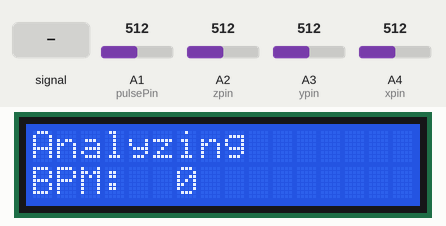
The sketch below on a simulated Arduino Uno, built with avr-gcc and run on an emulated ATmega328P. Shown: 16×2 character LCD. The inputs (shaded band) are chosen by the test bench; at power-on: A1 (pulsePin) = 512, A2 (zpin) = 512, A3 (ypin) = 512, A4 (xpin) = 512. What the sketch prints to the serial monitor is not drawn.

Above: at 1.5 s.
1.6 s: A1 (pulsePin) fed a 200 Hz sine of ±81 counts around its level
At 3.2 s:
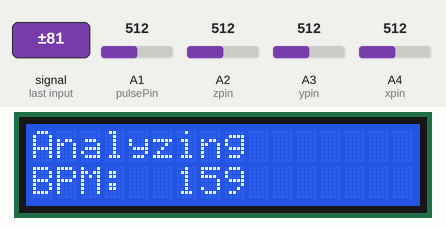
4.1 s: A1 (pulsePin) set to 30
At 5.0 s:
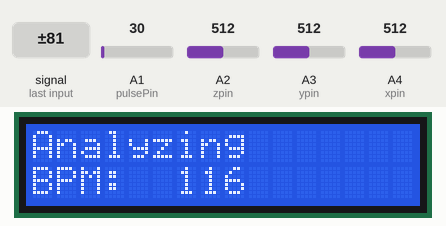
5.6 s: A2 (zpin) set to 529
8.6 s: A2 (zpin) set to 550
Timing chart, 0 to 11.6 s (numbered marks = the images above; inputs shaded):
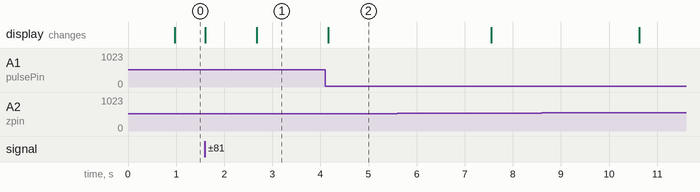

The sketch:

AccelPulseSensor.ino
```cpp
/*
 *  Biodev
 *  Pulse Sensor Monitor
 *  October 2016
 */


#include <LiquidCrystal.h>


// select the pins used on the LCD panel
LiquidCrystal lcd(8, 9, 4, 5, 6, 7);


int pulsePin = 1;

// Volatile Variables, used in the interrupt service routine
volatile int BPM;                   // calculated heart rate, beats per minute
volatile int Signal;                // incoming raw data
volatile int IBI = 600;             // int that holds the time interval between beats
volatile bool Pulse = false;
//volatile int powerPin = A2;
bool Flag = false;

void setup(){

  // initialize the serial communications:
  Serial.begin(9600);

  //pinMode(powerPin, OUTPUT);

  interruptSetup();               // sets up to read Pulse Sensor signal every 2mS

  lcd.begin(16, 2);              // start the library
  lcd.setCursor(0,0);
  lcd.print("Analyzing");

}


void loop(){
 acceleration();

 if(Flag == true){
  //Try printing out to second line of LCD here
  lcd.clear();
  lcd.setCursor(0,0);
  lcd.print("Analyzing");
  lcd.setCursor(0,1);
  lcd.print("BPM:"); // print a simple message
  lcd.setCursor(6,1);
  lcd.print(BPM);
  Serial.print("BPM: ");
  Serial.print(BPM);
  Serial.print("\n");
 }

  if(Flag == false){
  Serial.print("moving");
  Serial.print("\n");
  }


  /*
  //Serial.print("Signal: ");
  Serial.print(Signal);                         // serial print serial for testing
  Serial.print("\n");
  Serial.print("\n");
  Serial.print(IBI);                         // serial print serial for testing
  Serial.print("\n");
  delay(2);
  */


  delay(100);


}
```

Interrupt.ino
```cpp
/*
 *  Biodev
 *  Pulse Sensor Monitor
 *  Interrupt
 *  October 2016
 */


volatile int IBI_array[10] = {};                 // array to hold last ten IBI values
volatile unsigned long sampleCounter = 0;        // used to determine pulse timing
volatile unsigned long lastBeatTime = 0;         // used to find IBI
volatile int Peak = 550;                         // used to find peak in pulse wave, seeded
volatile int Trough = 500;                       // used to find trough in pulse wave, seeded
volatile int Thresh = 550;                    // used to check if meeting a threshold, seeded


void interruptSetup(){
  // Initializes Timer2 to throw an interrupt every 2mS.
  TCCR2A = 0x02;                                // DISABLE PWM ON DIGITAL PINS 3 AND 11, AND GO INTO CTC MODE
  TCCR2B = 0x06;                                // DON'T FORCE COMPARE, 256 PRESCALER
  OCR2A = 0X7C;                                 // SET THE TOP OF THE COUNT TO 124 FOR 500Hz SAMPLE RATE
  TIMSK2 = 0x02;                                // ENABLE INTERRUPT ON MATCH BETWEEN TIMER2 AND OCR2A
  sei();                                        // MAKE SURE GLOBAL INTERRUPTS ARE ENABLED

  for(int i=0; i<10; i++){
      IBI_array[i] = 150;
  }

}


// TIMER 2 INTERRUPT SERVICE ROUTINE.
// Timer 2 takes a reading every 2 miliseconds
ISR(TIMER2_COMPA_vect){                         // triggered when Timer2 counts to 124
  cli();                                        // disable interrupts while we do this

  //digitalWrite(powerPin, HIGH);

  sampleCounter += 2;                           // keep track of the time in mS with this variable
  int N = sampleCounter - lastBeatTime;         // monitor the time since the last beat to avoid noise


  Signal = analogRead(pulsePin);                // read the Pulse Sensor


  if(N>250 && Signal < Trough){
    Trough = Signal;
  }

  if(Signal > Thresh && Signal < Peak){
    Peak = Signal;
  }

  if(N>250){

    if((Signal > Thresh) && (N>(3*IBI/5)) && (Pulse == false)){
      Pulse = true;

      IBI = sampleCounter - lastBeatTime;
      lastBeatTime = sampleCounter;

      word IBI_average = 0;                       // clear the runningTotal variable

      for(int i=0; i<=8; i++){                    // shift data in the rate array
        IBI_array[i] = IBI_array[i+1];
        IBI_average += IBI_array[i];
      }

      IBI_array[9] = IBI;
      IBI_average += IBI_array[9];
      IBI_average /= 10;                          // average the last 10 IBI values
      BPM = 60000/IBI_average;                    // BPM is calculated from IBI_average

    }
  }

  if(Signal < Thresh && Pulse == true){

    Pulse = false;
    Thresh = (Peak-Trough)/2;
    Peak = Thresh;
    Trough = Thresh;

  }

  if(N > 2500){

    Thresh = 500;
    Peak = 500;
    Trough = 500;
    lastBeatTime = sampleCounter;

  }


  /*

  if((N > (IBI/5)*3) && Signal < Threshold){    // avoid dichrotic noise by waiting 3/5 of last IBI
    if (Signal < Trough){
      Trough = Signal;                          // keep track of lowest point in pulse wave
    }
  }

  if(Signal > Peak && Signal > Threshold){
    Peak = Signal;
  }


  if ((N > (IBI/5)*3) && (Signal > Threshold)){  // avoid high frequency noise

    PulseFound = true;

    IBI = sampleCounter - lastBeatTime;         // measure time between beats in mS
    lastBeatTime = sampleCounter;               // keep track of time for next pulse

    word IBI_average = 0;                       // clear the runningTotal variable

    for(int i=0; i<=8; i++){                    // shift data in the rate array
      IBI_array[i] = IBI_array[i+1];
      IBI_average += IBI_array[i];
    }

    IBI_array[9] = IBI;
    IBI_average += IBI_array[9];
    IBI_average /= 10;                          // average the last 10 IBI values
    BPM = 60000/IBI_average;                    // BPM is calculated from IBI_average

    Threshold = 3*Peak/5;                       // set threshold to 3/5 of the Peak

    lastBeatTime = sampleCounter;               // set lastBeatTime to current time
  }


  if(N>500){
    lastBeatTime = sampleCounter;
    Peak = 300;
    Trough = 300;
    Threshold = 300;
  }


  //digitalWrite(powerPin, LOW);

  */

  sei();                                        // enable interrupts
}// end isr
```

accelerometerCode.ino
```cpp
const int groundpin = A1;             // analog input pin 0 -- ground
const int powerpin = A5;              // analog input pin 4 -- voltage
const int xpin = A4;                  // x-axis of the accelerometer
const int ypin = A3;                  // y-axis
const int zpin = A2;                  // z-axis (only on 3-axis models)

const int arraySize = 10;
int Xvalues[arraySize];
int Yvalues[arraySize];
int Zvalues[arraySize];
int i = 0;
int j = 0;
int k = 0;
int Xsum = 0;
int Ysum = 0;
int Zsum = 0;


/*void setup(){
  Serial.begin(9600);
}*/
void acceleration(){
  if (i< arraySize){
    Xvalues[i] = analogRead(xpin);
    Xsum = Xsum + Xvalues[i];
    i++;
    //Flag = false;
  }

  if(i == arraySize){
    if(analogRead(xpin)/(float)(Xsum/arraySize) < 0.95 || analogRead(xpin)/(float)(Xsum/arraySize) > 1.05){
     i = 0;
     Xsum = 0;
     Flag = false;
  }else{
    Flag = true;
  }
  }

  if (j< arraySize){
    Yvalues[j] = analogRead(ypin);
    Ysum = Ysum + Yvalues[j];
    j++;
    //Flag = false;
  }

  if(j == arraySize){
    if(analogRead(ypin)/(float)(Ysum/arraySize) < 0.95 || analogRead(ypin)/(float)(Ysum/arraySize) > 1.05){
     j = 0;
     Ysum = 0;
     Flag = false;
  }else{
    Flag =true;
  }
  }

  if (k< arraySize){
    Zvalues[k] = analogRead(zpin);
    Zsum = Zsum + Zvalues[k];
    k++;
    //Flag = false;
  }

  if(k == arraySize){
    if(analogRead(zpin)/(float)(Zsum/arraySize) < 0.95 || analogRead(zpin)/(float)(Zsum/arraySize) > 1.05){
     k = 0;
     Zsum = 0;
     Flag = false;
  }else{
    Flag = true;
  }
  }

     // print the sensor values:
  //Serial.print(analogRead(xpin));
  // print a tab between values:
 // Serial.print("\t");
  //Serial.print(analogRead(ypin));
  // print a tab between values:
  //Serial.print("\t");
  //Serial.print(analogRead(zpin));
  //Serial.print("\t");
  //Serial.print(Xsum/arraySize);
  //Serial.print("\t");
  //Serial.print(Ysum/arraySize);
  //Serial.print("\t");
  //Serial.print(Zsum/arraySize);
  Serial.print(Flag);


  Serial.println();
  // delay before next reading:


}
```

Measured:
- after the input at 1.6 s, the display: first changes at once (image 1 shows a later state)
- after the input at 4.1 s, the display: changes after 0.06 s (image 2)
